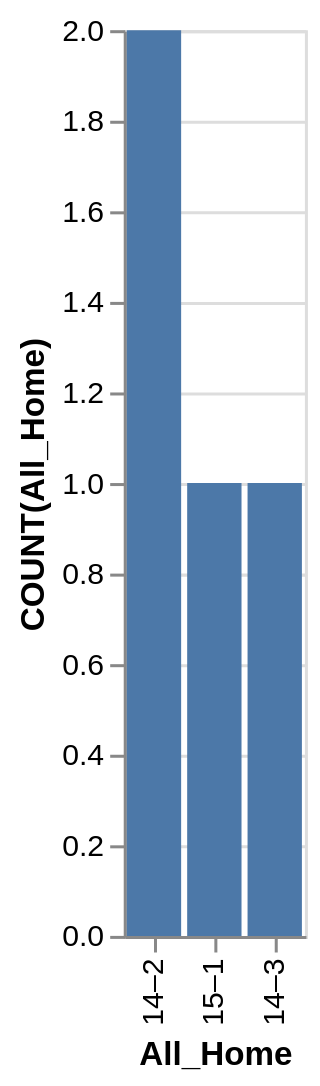

The Vega-Lite source for this figure:
### Vega-Lite specification from a JSON file in a GitHub repository (floating-point values rounded to 4 significant figures)
{"data": {"values": [{"x_data": "14–2", "y_data": 2}, {"x_data": "15–1", "y_data": 1}, {"x_data": "14–3", "y_data": 1}]}, "mark": "bar", "encoding": {"x": {"field": "x_data", "type": "nominal", "title": "All_Home", "sort": {"op": "sum", "field": "y_data", "order": "descending"}}, "y": {"field": "y_data", "type": "quantitative", "title": "COUNT(All_Home)"}}}
